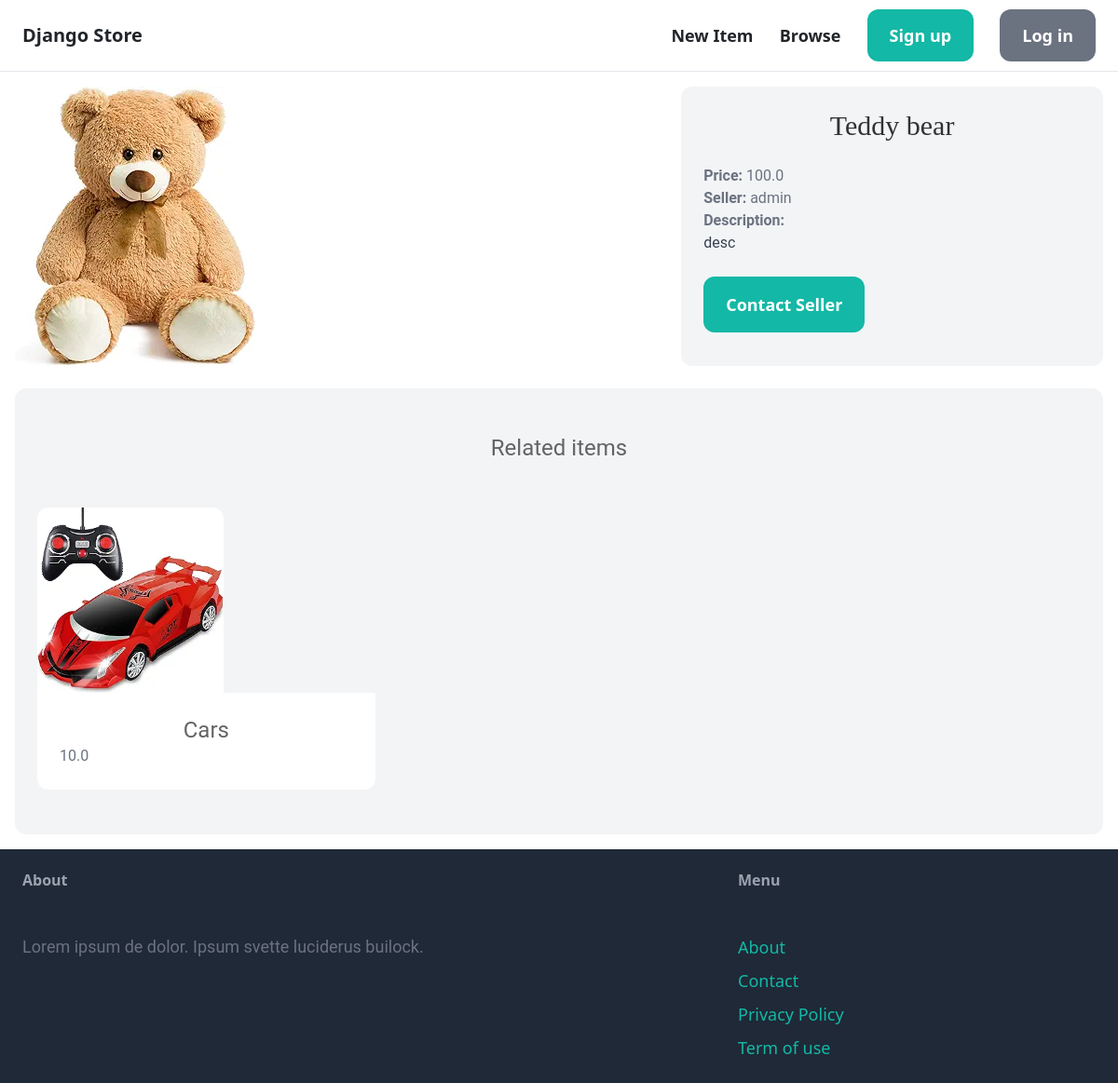
Page /items/1/ on the committed database.
### item/models.py (models this page shows, shortened)
class Item(models.Model):
        name = models.CharField(max_length=255)
        description = models.TextField(blank=True, null=True)
        price = models.FloatField()
        is_sold = models.BooleanField(default=False)
        created_at = models.DateTimeField(auto_now_add=True)
        created_by = models.ForeignKey(User, related_name='items', on_delete=models.CASCADE)
        category = models.ForeignKey(Category, related_name='items', on_delete=models.CASCADE)
        image = models.ImageField(upload_to='item_images', blank=True, null=True)

### item/views.py (the view)
# urls.py: path('<int:pk>/', views.detail, name='detail')
def detail(request, pk):
    item = get_object_or_404(Item, pk=pk)
    related_items = Item.objects.filter(category=item.category, is_sold=False).exclude(pk=pk)[0:3]
    return render(request, 'item/detail.html', {
        'item': item,
        'related_items': related_items
    })

### item/templates/item/detail.html (shortened to what this page needs)
{% extends 'core/base.html' %}
{% block content %}
<div class="grid grid-cols-5 gap-6">
    <div class="col-span-3">
        <img src="{{ item.image.url }}" class="rounded-xl">
    </div>
    <div class="col-span-2 p-6 bg-gray-100 rounded-xl">
        <h1 class="mb-6 text-3xl">{{ item.name }}</h1>
        <p class="text-gray-500"><strong>Price: </strong> {{item.price}}</p>
        <p class="text-gray-500"><strong>Seller: </strong> {{item.created_by.username}}</p>
        {% if item.description %}
            <p class="text-gray-700">
                <strong class="text-gray-500">Description:</strong><br>
                {{ item.description }}
            </p>
        {% endif %}
        {% if item.created_by == request.user %}
        <div class="bg-white mt-6 p-3 rounded-xl">
        <p class="font-semibold">* This is your item</p>
        <a href="{% url 'item:edit' item.id %}" class="inline-block px-6 py-3 text-lg font-semibold bg-yellow-500 text-white rounded-xl hover:bg-yellow-700">Edit</a>
        <a href="{% url 'item:delete' item.id %}" class="inline-block px-6 py-3 text-lg font-semibold bg-red-500 text-white rounded-xl hover:bg-red-700">Delete</a>
        </div>
        {% else %}
        <a href="{% url 'conversation:new' item.id %}" class="inline-block mt-6 px-6 py-3 text-lg font-semibold bg-teal-500 text-white rounded-xl hover:bg-teal-700">Contact Seller</a>
        {% endif %}
    </div>
</div>
<div class="mt-6 px-6 py-12 bg-gray-100 rounded-xl">
    <h2 class="mb-12 text-2xl text-center">Related items</h2>
    <div class="grid grid-cols-3 gap-3">
{% for item in related_items %}
<div>
    <a href="{% url 'item:detail' item.id %}">
        <div>
            <img width="200px" src="{{ item.image.url }}" class="rounded-t-xl">
        </div>
        <div class="p-6 bg-white rounded-b-xl">
            <h2 class="text-2xl">{{ item.name }}</h2>
            <p class="text-gray-500">{{ item.price }}</p>
        </div>
    </a>
        </div>
    </div>
</div>
{% endfor %}
{% endblock %}

### core/templates/core/base.html (style rules this page uses)
h1 { font-size: 40px; font-family: Robto; font-weight: normal; color: rgb(50, 50, 50 ); text-align: center; }
h2 { font-family: Roboto; font-size: 32px; color: rgb(100,100,100); text-align: center; }
p { font-family: Roboto; color: (80,80,80); }

### rows in the picture
Item: image (picture), name "Teddy bear", price "100.0", created_by.username "admin", description "desc"
Item: image (picture), name "Cars", price "10.0"
